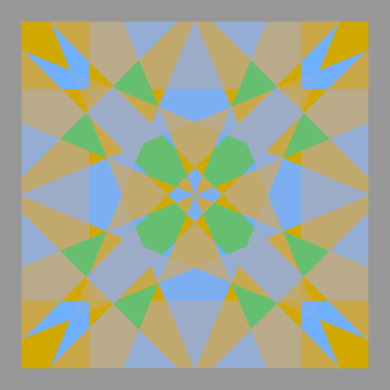
#> input picture hw1/testdata/0a.png, 390 x 390 px
$ python hw1-2.py testdata/0a.png 5 1.0
#> lines starting #> are read from the running program, lines starting #| are printed output that depends on the picture
import cv2
import numpy as np
from time import time as now
from threading import Thread
import sys

class bilateral_filter(object):
  def __init__(self, filepath, sigma_s, sigma_r):
#> called with filepath = 'testdata/0a.png', sigma_s = 5, sigma_r = 1
    self.img = cv2.imread(filepath)
#> self.img is the input picture: shape (390, 390, 3); mean B, G, R 143.2, 168.5, 162.3
    self.img = self.img/255.
    self.l = self.img.shape[0]
#> self.l = 390
    self.w = self.img.shape[1]
#> self.w = 390
    self.sigma_s = sigma_s
    self.sigma_r = sigma_r
    self.weight = [0.114, 0.587, 0.299]
    self.gray = np.array(self.weight[0] * self.img[:,:,0] + self.weight[1] * self.img[:,:,1] + self.weight[2] * self.img[:,:,2])
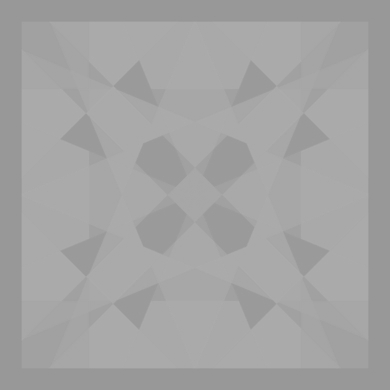
#> self.gray: shape (390, 390) float64; min 0.591, max 0.676, mean 0.642
    self.BGRborded = None #cv2.copyMakeBorder(self.img, r, r, r, r, cv2.BORDER_REFLECT_101)
    self.gborded = None #cv2.copyMakeBorder(self.gray, r, r, r, r, cv2.BORDER_REFLECT_101)
    self.BGRdst = np.copy(self.img) * 0
#> self.BGRdst: shape (390, 390, 3) float64; every value is 0
    self.gdst = np.copy(self.gray) * 0
#> self.gdst: shape (390, 390) float64; every value is 0
    self.f = None
    self.r = 0
    pass

  def grayconv(self, i, j, sig_r):
    r = self.r
    h_r = np.zeros((2*r + 1, 2*r + 1))
    tmp = np.zeros((2*r + 1, 2*r + 1))
    tmp += self.gborded[i-r:i+r+1, j-r:j+r+1] - self.gborded[i, j]

    h_r = np.exp(-(tmp**2) / (2 * sig_r**2))

    local_f = self.f[:,:,0] * h_r

    local_f = local_f / np.sum(local_f)

    self.gdst[i - r, j - r] = np.sum(self.gborded[i-r:i+r+1, j-r:j+r+1] * local_f)

  def BGRconv(self, i, j, sig_r):
    r = self.r
    h_r = np.zeros((2*r + 1, 2*r + 1, 3))
    BGRtmp = np.zeros((2*r + 1, 2*r + 1, 3))

    BGRtmp += np.repeat(np.reshape(self.gborded[i-r:i+r+1, j-r:j+r+1] - self.gborded[i, j], (self.kernel_size, self.kernel_size, 1)), 3, axis=2)
    h_r = np.exp((-1 * np.sum(BGRtmp**2, axis=2)) / (2 * (sig_r**2)))

    local_f = np.multiply(self.f, h_r[:,:, np.newaxis])

    local_f = local_f / np.sum(local_f, axis=(0,1))


    self.BGRdst[i - r, j - r] = np.sum(self.BGRborded[i-r:i+r+1, j-r:j+r+1] * local_f, axis=(0,1))

  def BGRbilateralfilter(self):
    begin = now()
    for sig_s in [self.sigma_s]:
      for sig_r in [self.sigma_r]:
        # sig_s = 3
        r = self.r = (sig_s * 3)
        self.BGRborded = cv2.copyMakeBorder(self.img, r, r, r, r, cv2.BORDER_REFLECT_101)
        self.gborded = cv2.copyMakeBorder(self.gray, r, r, r, r, cv2.BORDER_REFLECT_101)

        kernel_size = self.kernel_size = 2 * r + 1
        self.f = np.zeros((kernel_size, kernel_size, 3))
        for i in range(-r, r + 1):
          for j in range(-r, r + 1):
            self.f[i + r, j + r] = np.exp(-(i**2 + j**2) / (2 * sig_s**2))
        for i in range(r, r + self.l):
          for j in range(r, r + self.w):
            self.BGRconv(i, j, sig_r)
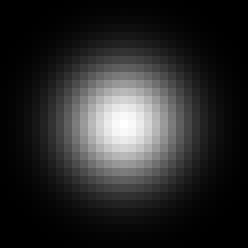
#> self.f: shape (31, 31, 3) float64 (shown 8 times larger); min 0.000123, max 1, mean 0.163
    print('use', now() - begin, 'sec')
    return self.BGRdst

  def graybilateralfilter(self):
    begin = now()
    for sig_s in [self.sigma_s]:
      for sig_r in [self.sigma_r]:
        # sig_s = 3
        r = self.r = (sig_s * 3)
        self.gborded = cv2.copyMakeBorder(self.gray, r, r, r, r, cv2.BORDER_REFLECT_101)

        kernel_size = self.kernel_size = 2 * r + 1
        self.f = np.zeros((kernel_size, kernel_size, 3))
        for i in range(-r, r + 1):
          for j in range(-r, r + 1):
            self.f[i + r, j + r] = np.exp(-(i**2 + j**2) / (2 * sig_s**2))
        for i in range(r, r + self.l):
          for j in range(r, r + self.w):
            self.grayconv(i, j, sig_r)
    print('use', now() - begin, 'sec')

  def BGRshow(self):
    cv2.imshow('BGR', self.BGRdst)
    # print(self.BGRdst)

  def gshow(self):
    cv2.imshow('gray', self.gdst)

if __name__ == '__main__':
  img = bilateral_filter(sys.argv[1], int(sys.argv[2]), float(sys.argv[3]))
#> (the run stopped early here; a loop or call above may not have finished)
